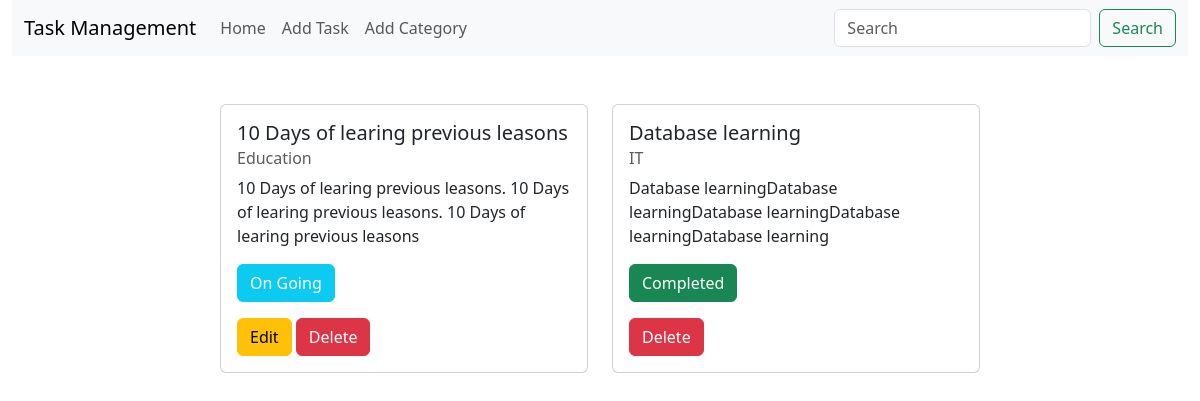
The page / on the database its author committed.
### tasks/models.py (models this page shows, shortened)
class Tasks(models.Model):
    title = models.CharField(max_length=100)
    description = models.TextField()
    category = models.ManyToManyField(Category)
    is_completed = models.BooleanField(default=False)
    assign_date = models.DateField()

### category/models.py (models this page shows, shortened)
class Category(models.Model):
    name = models.CharField(max_length=100)

### task_management/views.py (the view)
# urls.py: path("",views.home, name="homepage"),
def home(request):
    data = Tasks.objects.all()
    return render(request,'home.html', {'data':data})

### templates/home.html
{% extends 'base.html' %}
{% load crispy_forms_tags %}
{% block content %}
{% if data %}
<div class="container-xxl">
    <div class="row row-cols-1 row-cols-md-2 row-cols-lg-3 justify-content-center mt-5">
        {% for task in data %}
        <div class="col mb-4">
            <div class="card">
                <div class="card-body">
                    <h5 class="card-title">{{ task.title }}</h5>
                    {% for category in task.category.all %}
                        <h6 class="card-subtitle mb-2 text-muted">{{ category.name }}</h6>
                    {% endfor %}
                    <p class="card-text">{{ task.description }}</p>
                    {% if task.is_completed %}
                        <p class="btn btn-success text-white">Completed</p><br>
                        <a href={% url 'delete_task' task.id %} class="btn btn-danger">Delete</a>
                    {% else %}
                        <p class="btn btn-info text-white">On Going</p><br>
                        <a href={% url 'edit_task' task.id %} class="btn btn-warning">Edit</a>
                        <a href={% url 'delete_task' task.id %} class="btn btn-danger">Delete</a>
                    {% endif %}
                </div>
            </div>
        </div>
        {% endfor %}
    </div>
</div>
{% else %}
<div class="container">
    <h1>No Data Found</h1>
</div>
{% endif %}
{% endblock %}

### templates/base.html (shortened to what this page needs)
<!doctype html>
<html lang="en">
  <head>
    <link href="https://cdn.jsdelivr.net/npm/bootstrap@5.3.3/dist/css/bootstrap.min.css" rel="stylesheet">
  </head>
  <body>
    <div class="container-xxl">
        <nav class="navbar navbar-expand-lg bg-body-tertiary">
            <div class="container-fluid">
              <a class="navbar-brand" href="#">Task Management</a>
              <div class="collapse navbar-collapse" id="navbarSupportedContent">
                <ul class="navbar-nav me-auto mb-2 mb-lg-0">
                  <li class="nav-item">
                    <a class="nav-link" href={% url "homepage" %}>Home</a>
                  </li>
                  <li class="nav-item">
                    <a class="nav-link" href={% url "add_task" %}>Add Task</a>
                  </li>
                  <li class="nav-item">
                    <a class="nav-link" href={% url "add_category" %}>Add Category</a>
                  </li>
                </ul>
                <form class="d-flex" role="search">
                  <input class="form-control me-2" type="search" placeholder="Search" aria-label="Search">
                  <button class="btn btn-outline-success" type="submit">Search</button>
                </form>
              </div>
            </div>
          </nav>
          {% block content %}
          {% endblock %}
    </div>
  </body>
</html>

### rows shown on the page
Tasks: title "10 Days of learing previous leasons", description "10 Days of learing previous leasons. 10 Days of learing previous leasons. 10 Days of learing previous leasons", is_completed "On Going"
Category: name "Education"
Tasks: title "Database learning", description "Database learningDatabase learningDatabase learningDatabase learningDatabase learning", is_completed "Completed"
Category: name "IT"
